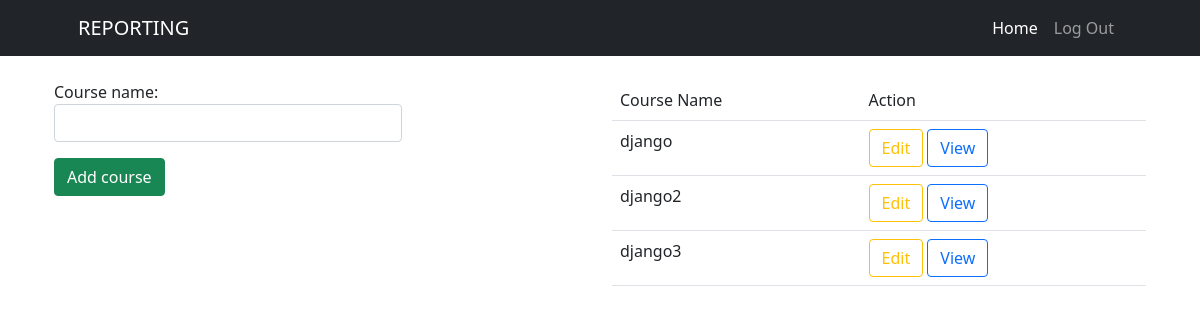
The app's page /centerhead/users/courses/add (signed in), older data.
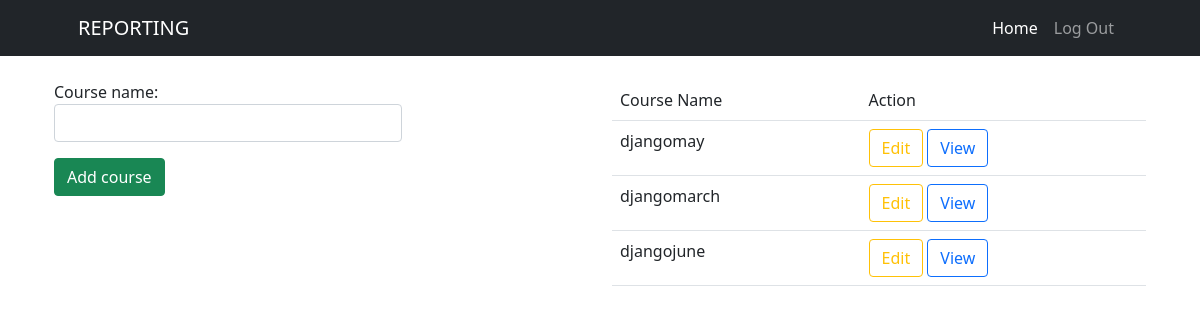
The same page, newer data.
### reporting/models.py (models this page shows, shortened)
class Course(models.Model):
    course_name=models.CharField(max_length=100,unique=True)
    is_active=models.BooleanField(default=True)

### reporting/views.py (the view)
# urls.py: path("users/courses/add",views.CourseAdd.as_view(),name='addcourse'),
@method_decorator(admin_permission_required,name="dispatch")
class CourseAdd(CreateView):
    model = Course
    form_class = forms.CourseAddForm
    template_name = 'reporting/course_list.html'
    success_url = reverse_lazy('adminhome')
    context = {}
    def get_context_data(self, **kwargs):
        context=super().get_context_data(**kwargs)
        context['courses']=self.model.objects.all()
        return context

### reporting/forms.py
class CourseAddForm(ModelForm):
    class Meta:
        model = Course
        fields = ["course_name"]
        widgets = {
            "course_name": forms.TextInput(attrs={"class": "form-control"}),
        }

### reporting/templates/reporting/course_list.html (shortened to what this page needs)
<!DOCTYPE html>
{%extends 'reporting/base.html' %}
{%block body_block%}
<div class="container">
    <div class="row mt-4">
        <div class="col-4">
            <form action="" method="post">
                {{form.as_p}}
                <button type="submit" class="btn btn-success">Add course</button>
            </form>
        </div>
        <div class="col-2"></div>
        <div class="col-6">
            <table class="table">
                <tr>
                    <td>Course Name</td>
                    <td>Action</td>
                </tr>
                {%for course in courses%}
                <tr>
                    <td>{{course.course_name}}</td>
                    <td><a href="{%url 'editcourse' course.id%}" class="btn btn-outline-warning rounded">Edit</a>
                    <a href="{%url 'coursedetails' course.id %}" class="btn btn-outline-primary">View</a></td>
                </tr>
                {%endfor%}
            </table>
        </div>
    </div>
</div>
{% endblock %}

Row changes from the older to the newer data that the page shows:
changed Course: course_name "django" → "djangomay"
changed Course: course_name "django2" → "djangomarch"
changed Course: course_name "django3" → "djangojune"
